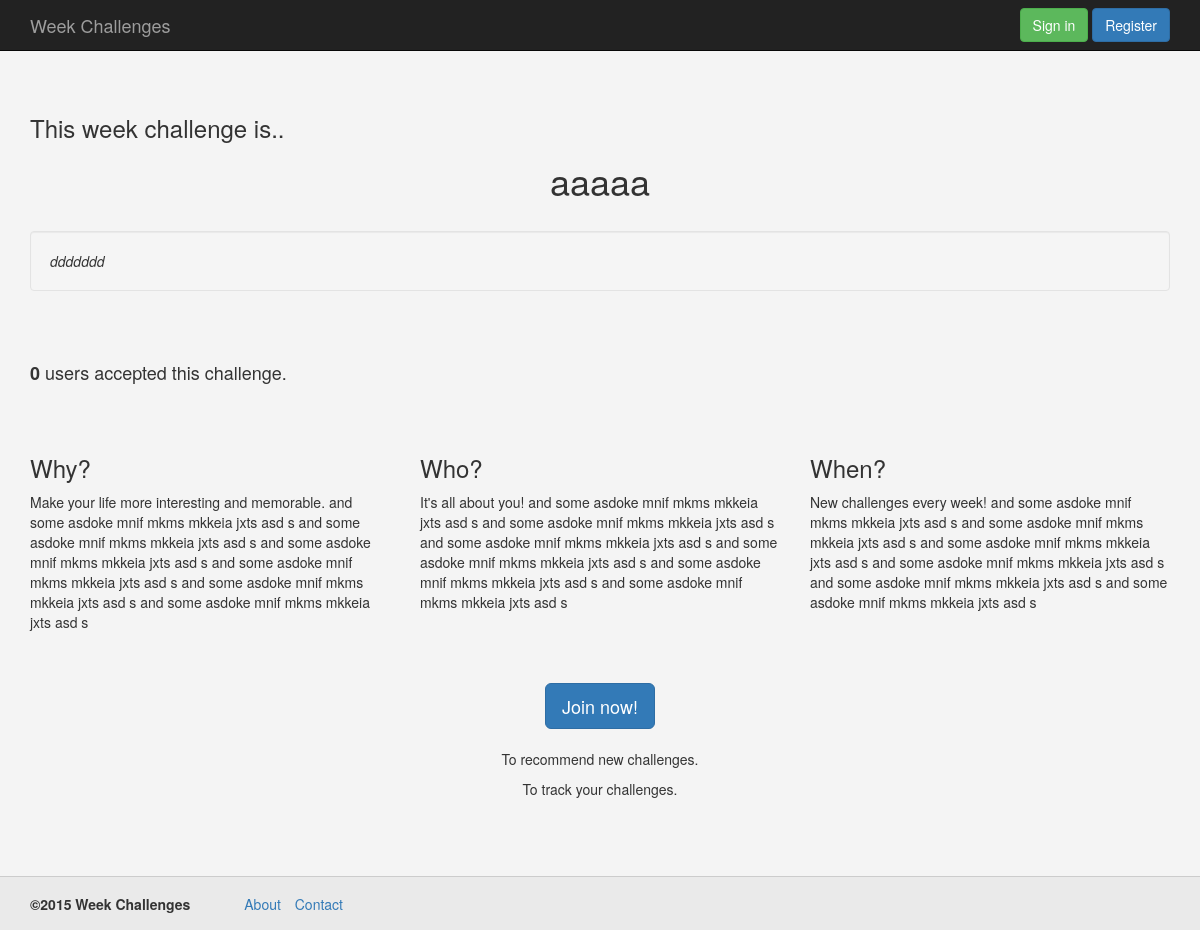
The app's page /, older data.
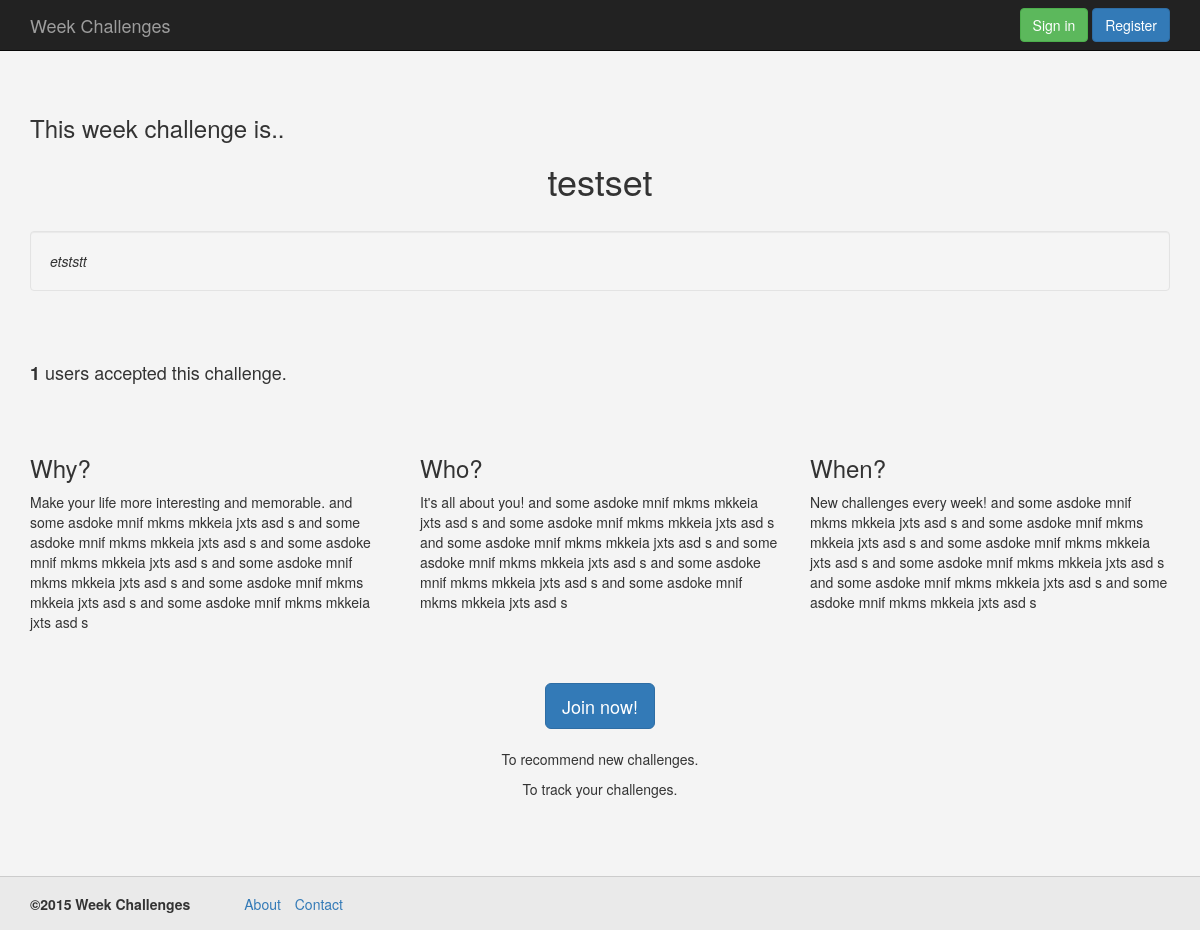
The same page, newer data.
### WeekChallenge/models.py (models this page shows, shortened)
class Challenge(models.Model):
    title = models.CharField(max_length=150)
    description = models.CharField(max_length=5000)
    user_id = models.IntegerField(default=0)
    username = models.CharField(max_length=75)
    state = models.IntegerField(default=0)
    accept_count = models.IntegerField(default=0)
    date = models.DateTimeField('date added')

### WeekChallenge/views.py (the view)
# urls.py: url(r'^$', views.index, name='index'),
def index(request):
    notification_count(request)
    select_challenge = Challenge.objects.get(state=2)
    chid = select_challenge.id
    if UserChallenge.objects.filter(challenge_id=chid, user_id=request.user.id):
        is_accepted = True
    else:
        is_accepted = False
    context = {'c': select_challenge, 'is_accepted': is_accepted, 'notifications_count': notifications_count}
    return render(request, 'WeekChallenge/index.html', context)

### WeekChallenge/views.py (called while the page is built)
def notification_count(request):
    if request.user.is_authenticated():
        all_notifications = Notification.objects.filter(user_id=request.user.id, new=True)
        all_friend_requests = FriendRequest.objects.filter(user_to=request.user.id, state=0)
        all_messages = Message.objects.filter(user_to=request.user.id, new=True)
        global notifications_count
        notifications_count = 0
        for n in all_notifications:
            notifications_count += 1
        for n in all_friend_requests:
            notifications_count += 1
        for n in all_messages:
            notifications_count += 1
        return notifications_count

### WeekChallenge/templates/WeekChallenge/index.html (shortened to what this page needs)
<!DOCTYPE HTML>
<html>
<head>
    {% load staticfiles %}
    <link rel="stylesheet" type="text/css" href="{% static 'WeekChallenge/bootstrap/css/bootstrap.min.css' %}">
    <link rel="stylesheet" type="text/css" href="{% static 'WeekChallenge/css/style.css' %}">
</head>
<body>
    {% include "WeekChallenge/base/navigation_bar.html" %}
    <div class="wrap">
        <div class="container">
                <div class="row">
                    <div class="col-md-12">
                        <h3>This week challenge is..</h3>
                        <center>
                            <h1>{{ c.title }}</h1>
                        </center>
                        <br>
                        <i>
                            <div class="well">
                                {{ c.description }}
                            </div>
                        </i>
                    </div>
                </div>
                <div class="row">
                    <div class="col-md-9">
                        <h4><b>{{ c.accept_count }}</b> users accepted this challenge.</h4>
                    </div>
                    <div class="col-md-3">
                    </div>
                </div>
            <div class="row">
                <div class="col-md-4">
                        <h3>Why?</h3>
                        <p>Make your life more interesting and memorable. and some asdoke mnif mkms mkkeia jxts asd s
                            and some asdoke mnif mkms mkkeia jxts asd s and some asdoke mnif mkms mkkeia jxts asd s
                            and some asdoke mnif mkms mkkeia jxts asd s and some asdoke mnif mkms mkkeia jxts asd s
                            and some asdoke mnif mkms mkkeia jxts asd s
                        </p>
                </div>
                <div class="col-md-4">
                       <h3>Who?</h3>
                        <p>It's all about you! and some asdoke mnif mkms mkkeia jxts asd s
                            and some asdoke mnif mkms mkkeia jxts asd s and some asdoke mnif mkms mkkeia jxts asd s
                            and some asdoke mnif mkms mkkeia jxts asd s and some asdoke mnif mkms mkkeia jxts asd s
                            and some asdoke mnif mkms mkkeia jxts asd s </p>
                </div>
                <div class="col-md-4">
                        <h3>When?</h3>
                        <p>New challenges every week! and some asdoke mnif mkms mkkeia jxts asd s
                            and some asdoke mnif mkms mkkeia jxts asd s and some asdoke mnif mkms mkkeia jxts asd s
                            and some asdoke mnif mkms mkkeia jxts asd s and some asdoke mnif mkms mkkeia jxts asd s
                            and some asdoke mnif mkms mkkeia jxts asd s </p>
                </div>
            </div>
            {% if user.is_authenticated %}
            {% else %}
                <div class="row">
                    <div class="col-md-12">
                        <center>
                            <a href="/register" class="btn btn-primary btn-lg">Join now!</a>
                            <br><br>
                            <p>To recommend new challenges.</p>
                            <p>To track your challenges.</p>
                        </center>
                    </div>
                </div>
            {% endif %}
        </div>
    </div>
    {% include "WeekChallenge/base/foot.html" %}
</body>
</html>

Row changes from the older to the newer data that the page shows:
no longer on this page (row edited): Challenge: title "aaaaa", description "ddddddd", accept_count "0"
now on this page (row edited): Challenge: title "testset", description "etststt", accept_count "1"
